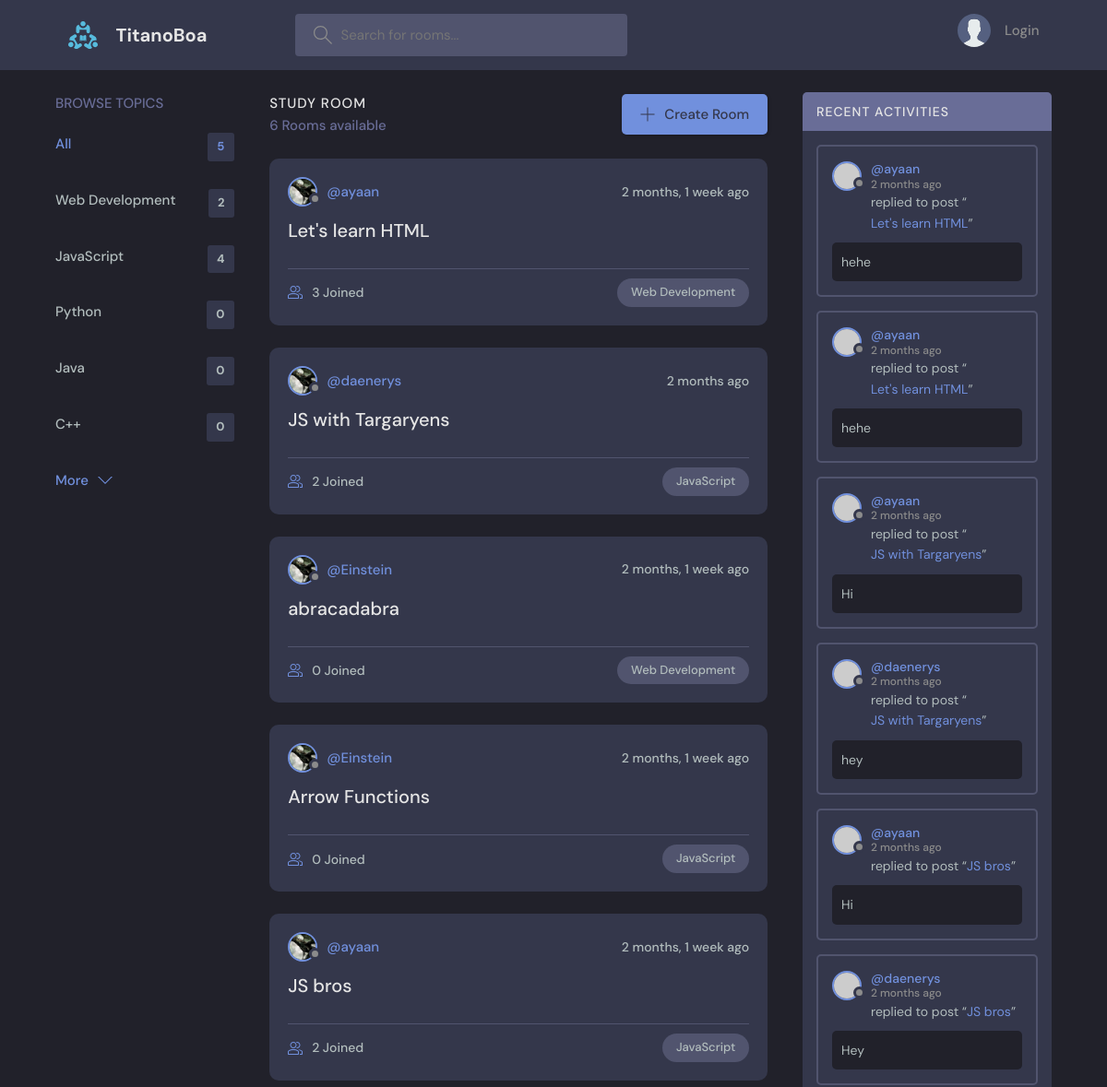
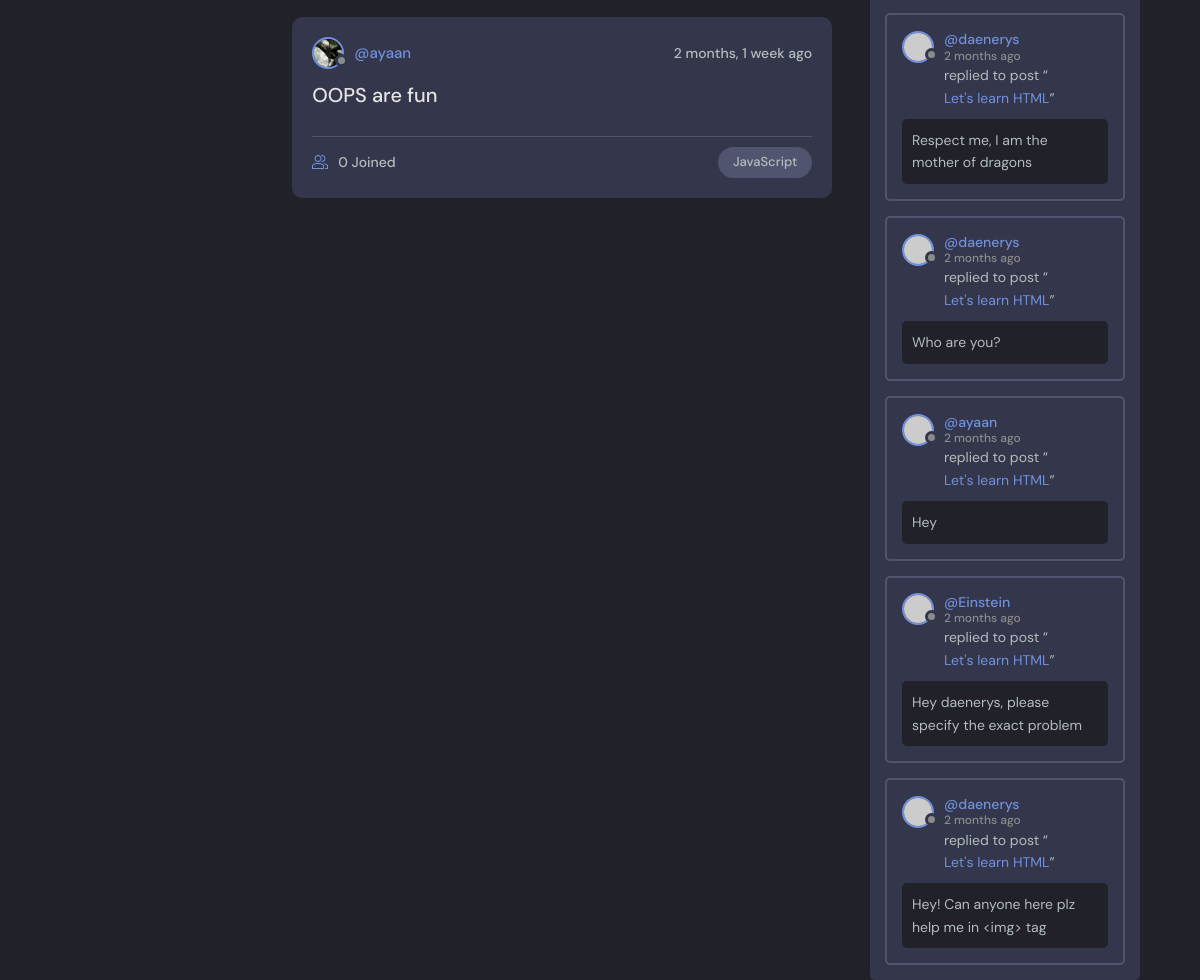
The page / on the database its author committed (2 pictures, top to bottom).
### base/models.py (models this page shows, shortened)
class Topic(models.Model):
    name = models.TextField(max_length=100)

class Room(models.Model):
    topic = models.ForeignKey(Topic, on_delete = models.SET_NULL,null=True)
    host = models.ForeignKey(User, on_delete = models.SET_NULL,null=True)
    participants = models.ManyToManyField(User,related_name='participants',blank=True)
    name = models.CharField(max_length=150)
    description = models.TextField(null=True,blank=True)
    updated = models.DateTimeField(auto_now=True)
    created = models.DateTimeField(auto_now_add=True)
    class Meta:
        ordering = ['-updated','-created']
    def __str__(self):
        return self.name

class Message(models.Model):
    user = models.ForeignKey(User, on_delete = models.CASCADE)
    room = models.ForeignKey(Room, on_delete = models.CASCADE)
    body = models.TextField()
    updated = models.DateTimeField(auto_now=True)
    created = models.DateTimeField(auto_now_add=True)
    class Meta:
        ordering = ['-updated','-created']
    def __str__(self):
        return self.body[0:20]

### base/views.py (the view)
# urls.py: path('',views.home,name='home'),
def home(request):
    q = request.GET.get('q') if request.GET.get('q') else ''
    topic = Topic.objects.all()
    rooms = Room.objects.filter(
        Q(topic__name__contains=q) |
        Q(name__contains=q) |
        Q(description__contains=q) |
        Q(host__username__contains=q)
        )
    room_count = rooms.count()
    message_rooms = Message.objects.filter(
        Q(room__topic__name__icontains=q)
    )
    context = {'rooms':rooms,'topics':topic,'room_count':room_count,'message_rooms':message_rooms}
    return render(request, 'base/home.html',context)

### base/templates/base/home.html (shortened to what this page needs)
{% extends 'main.html' %}
{% block  content %}
    <main class="layout layout--3">
      <div class="container">
        {% include 'base/topic_component.html' %}
        <div class="roomList">
          <div class="roomList__header">
            <div>
              <h2>Study Room</h2>
              <p>{{room_count}} Rooms available</p>
            </div>
            <a class="btn btn--main" href="{% url 'create_room' %}">
              <svg version="1.1" xmlns="http://www.w3.org/2000/svg" width="32" height="32" viewBox="0 0 32 32">
                <title>add</title>
                <path
                  d="M16.943 0.943h-1.885v14.115h-14.115v1.885h14.115v14.115h1.885v-14.115h14.115v-1.885h-14.115v-14.115z"
                ></path>
              </svg>
              Create Room
            </a>
          </div>
          {% include 'base/room_feed_component.html' %}
        </div>
        {% include 'base/activity_component.html' %}
      </div>
    </main>
{% endblock %}

### base/templates/base/topic_component.html
<div class="topics">
    <div class="topics__header">
      <h2>Browse Topics</h2>
    </div>
    <ul class="topics__list">
      <li>
        <a href="{% url 'home' %}" class="active">All <span>{{topics.count}}</span></a>
      </li>
      {% for topic in topics %}
      <li>
        <a href="{% url 'home' %}?q={{topic.name}}"> {{topic.name}}<span>{{topic.room_set.all.count}}</span></a>
      </li>
      {% endfor %}
    </ul>
    <a class="btn btn--link" href="{% url 'home' %}">
      More
      <svg version="1.1" xmlns="http://www.w3.org/2000/svg" width="32" height="32" viewBox="0 0 32 32">
        <title>chevron-down</title>
        <path d="M16 21l-13-13h-3l16 16 16-16h-3l-13 13z"></path>
      </svg>
    </a>
  </div>

### base/templates/base/room_feed_component.html (shortened to what this page needs)
{% load static %}
{% for room in rooms %}
<div class="roomListRoom">
    <div class="roomListRoom__header">
        <a href="{% url 'profile' room.host.id %}" class="roomListRoom__author">
            <div class="avatar avatar--small">
                <img src="{% static 'images/ayaan.png'%}" />
            </div>
            <span>@{{room.host.username}}</span>
        </a>
        <div class="roomListRoom__actions">
            <span>{{room.created|timesince}} ago</span>
        </div>
    </div>
    <div class="roomListRoom__content">
        <a href="{% url 'room' room.id %}">{{room.name}}</a>
    </div>
    <div class="roomListRoom__meta">
        <a href="{% url 'room' room.id %}" class="roomListRoom__joined">
            {{room.participants.all.count}} Joined
        </a>
        <p class="roomListRoom__topic">{{room.topic.name}}</p>
    </div>
</div>
{% endfor %}

### base/templates/base/activity_component.html (shortened to what this page needs)
<div class="activities">
    <div class="activities__header">
      <h2>Recent Activities</h2>
    </div>
    {% for message in message_rooms %}
    <div class="activities__box">
      <div class="activities__boxHeader roomListRoom__header">
        <a href="{% url 'profile' message.user.id %}" class="roomListRoom__author">
          <div class="avatar avatar--small">
            <img src="https://randomuser.me/api/portraits/women/11.jpg" />
          </div>
          <p>
            @{{message.user}}
            <span>{{message.created|timesince}} ago</span>
          </p>
        </a>
        </div>
      <div class="activities__boxContent">
        <p>replied to post “<a href="{% url 'room' message.room.id %}">{{message.room.name}}</a>”</p>
        <div class="activities__boxRoomContent">
          {{message.body}}
        </div>
      </div>
    </div>
    {% endfor %}
  </div>

### rows shown on the page
Topic: name "Web Development", room_set.all.count "2"
Topic: name "JavaScript", room_set.all.count "4"
Topic: name "Python", room_set.all.count "0"
Topic: name "Java", room_set.all.count "0"
Topic: name "C++", room_set.all.count "0"
Room: host.username "ayaan", created "2 months, 1 week", name "Let's learn HTML", participants.all.count "3", topic.name "Web Development"
Room: host.username "daenerys", created "2 months", name "JS with Targaryens", participants.all.count "2", topic.name "JavaScript"
Room: host.username "Einstein", created "2 months, 1 week", name "abracadabra", participants.all.count "0", topic.name "Web Development"
Room: host.username "Einstein", created "2 months, 1 week", name "Arrow Functions", participants.all.count "0", topic.name "JavaScript"
Room: host.username "ayaan", created "2 months, 1 week", name "JS bros", participants.all.count "2", topic.name "JavaScript"
Room: host.username "ayaan", created "2 months, 1 week", name "OOPS are fun", participants.all.count "0", topic.name "JavaScript"
Message: user "ayaan", created "2 months", room.name "Let's learn HTML", body "hehe"
Message: user "ayaan", created "2 months", room.name "Let's learn HTML", body "hehe"
Message: user "ayaan", created "2 months", room.name "JS with Targaryens", body "Hi"
Message: user "daenerys", created "2 months", room.name "JS with Targaryens", body "hey"
Message: user "ayaan", created "2 months", room.name "JS bros", body "Hi"
Message: user "daenerys", created "2 months", room.name "JS bros", body "Hey"
Message: user "daenerys", created "2 months", room.name "Let's learn HTML", body "Respect me, I am the mother of dragons"
Message: user "daenerys", created "2 months", room.name "Let's learn HTML", body "Who are you?"
Message: user "ayaan", created "2 months", room.name "Let's learn HTML", body "Hey"
Message: user "Einstein", created "2 months", room.name "Let's learn HTML", body "Hey daenerys, please specify the exact problem"
Message: user "daenerys", created "2 months", room.name "Let's learn HTML", body "Hey! Can anyone here plz help me in <img> tag"

### other values the page prints
{{ topics.count }} "5"
{{ room_count }} "6"
